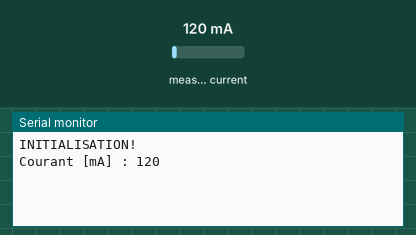
A sketch run on a simulated Arduino Uno, built with avr-gcc and run on an emulated ATmega328P. Parts: the last lines printed to the serial monitor. Inputs (shaded band) come from the test bench; at power-on: measured current 120 mA.

Above: at 1.2 s.
1.3 s: measured current set to 40 mA
At 2.7 s:
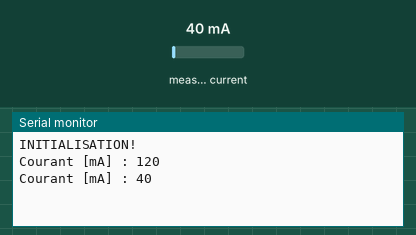
2.8 s: measured current set to 500 mA
At 4.3 s:
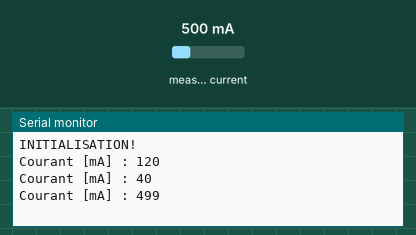
Timing chart, 0 to 5.8 s (numbered marks = the images above; inputs shaded):
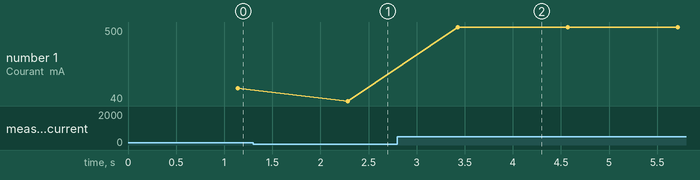

Measured:
- after the input at 1.3 s, the serial monitor: prints a new line after 0.99 s (image 1)
- after the input at 2.8 s, the serial monitor: prints a new line after 0.63 s (image 2)
- plotted number 1: 120 → 40 after the input at 1.3 s, 40 → 500 after the input at 2.8 s

The sketch:

main_current.ino
```cpp
#include <ACS712.h>

#define PRECISION_C   185
#define PRECISION_ADC 1023
#define VOLTAGE_ADC   5.0
#define CURRENT_IN    A1

ACS712 AC1(CURRENT_IN, VOLTAGE_ADC, PRECISION_ADC, PRECISION_C);


void setup() {
  // put your setup code here, to run once:
  Serial.begin(115200);

  //Init Current
  AC1.autoMidPoint();
  Serial.println("INITIALISATION!");

}

  int mA1 = 0;
  int mA2 = 0;

void loop() {
  // put your main code here, to run repeatedly:
  mA1  = AC1.mA_DC();

  for(int i = 1; i < 200; i++){
    mA2 = (mA1 + AC1.mA_DC())/2;
    mA1 = mA2;
    delay(5);
  }
  //mA = int(mA / 1000); */
  Serial.println("Courant [mA] : " + String(mA2));
  //delay(900);

}
```
